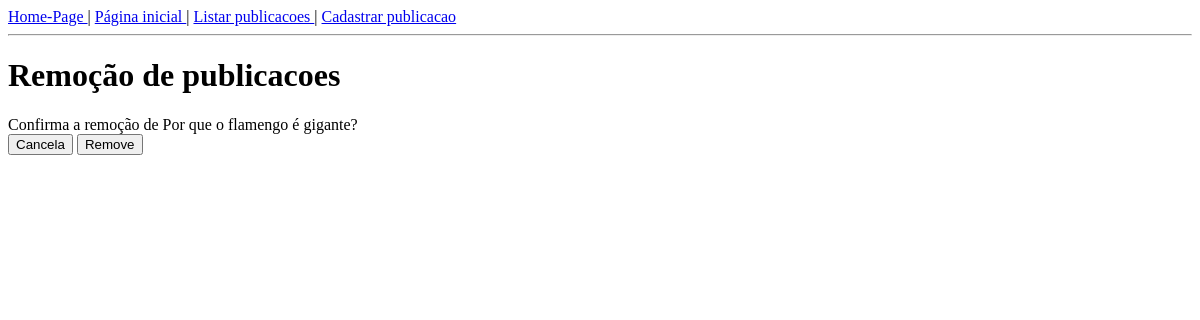
/forum/apaga/1/, run on an earlier commit of the app's database.
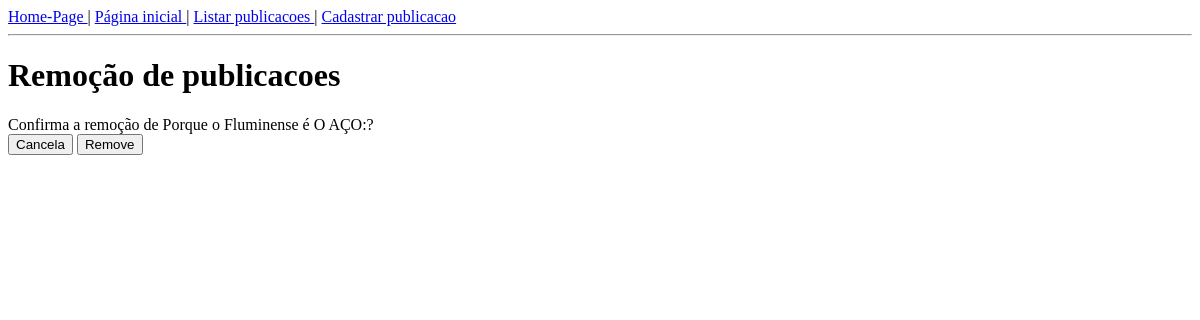
And on a later commit of the database.
### forum/models.py (models this page shows)
class Publicacao(models.Model):
    id = models.AutoField(primary_key=True)
    titulo = models.CharField(
    max_length=100, help_text='Entre o titulo')
    texto = models.CharField(
    max_length=10000, help_text='Digite o texto da publicacao')
    def __str__(self):
        return self.titulo

### forum/views.py (the view, shortened to what this page needs)
# urls.py: path('apaga/<int:pk>/', views.PublicacaoDeleteView.as_view(),
class PublicacaoDeleteView(View):
    def get(self, request, pk, *args, **kwargs):
        publicacao = Publicacao.objects.get(pk=pk)
        contexto = { 'publicacao': publicacao, }
        return render(
            request, 'forum/apagaPublicacao.html',
            contexto)

### forum/templates/forum/apagaPublicacao.html (shortened to what this page needs)
{% load static %}
<!DOCTYPE html>
<html>
<head>
</head>
<body>
    {% include 'forum/links.html' %}
    <h1>Remoção de publicacoes</h1>
    <form method="POST">
    Confirma a remoção de {{ publicacao }}?<br>
    <button>
    <a href="{% url 'forum:lista-publicacoes' %}"
    style="text-decoration: none; color: black;">Cancela</a>
    </button>
    <input type="submit" value="Remove">
    </form>
</body>
</html>

What changed in the data, as far as the page shows it:
changed Publicacao: titulo "Por que o flamengo é gigante" → "Porque o Fluminense é O AÇO:"
